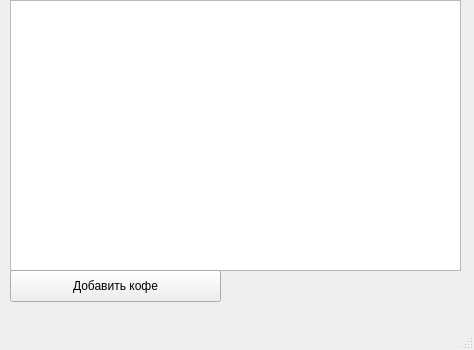
<?xml version="1.0" encoding="UTF-8"?>
<ui version="4.0">
 <class>MainWindow</class>
 <widget class="QMainWindow" name="MainWindow">
  <property name="geometry">
   <rect>
    <x>0</x>
    <y>0</y>
    <width>474</width>
    <height>350</height>
   </rect>
  </property>
  <property name="windowTitle">
   <string>MainWindow</string>
  </property>
  <widget class="QWidget" name="centralwidget">
   <widget class="QTableWidget" name="tableWidget">
    <property name="geometry">
     <rect>
      <x>10</x>
      <y>0</y>
      <width>451</width>
      <height>271</height>
     </rect>
    </property>
   </widget>
   <widget class="QPushButton" name="pushButton">
    <property name="geometry">
     <rect>
      <x>10</x>
      <y>270</y>
      <width>211</width>
      <height>32</height>
     </rect>
    </property>
    <property name="text">
     <string>Добавить кофе</string>
    </property>
   </widget>
  </widget>
  <widget class="QMenuBar" name="menubar">
   <property name="geometry">
    <rect>
     <x>0</x>
     <y>0</y>
     <width>474</width>
     <height>22</height>
    </rect>
   </property>
  </widget>
  <widget class="QStatusBar" name="statusbar"/>
 </widget>
 <resources/>
 <connections/>
</ui>
